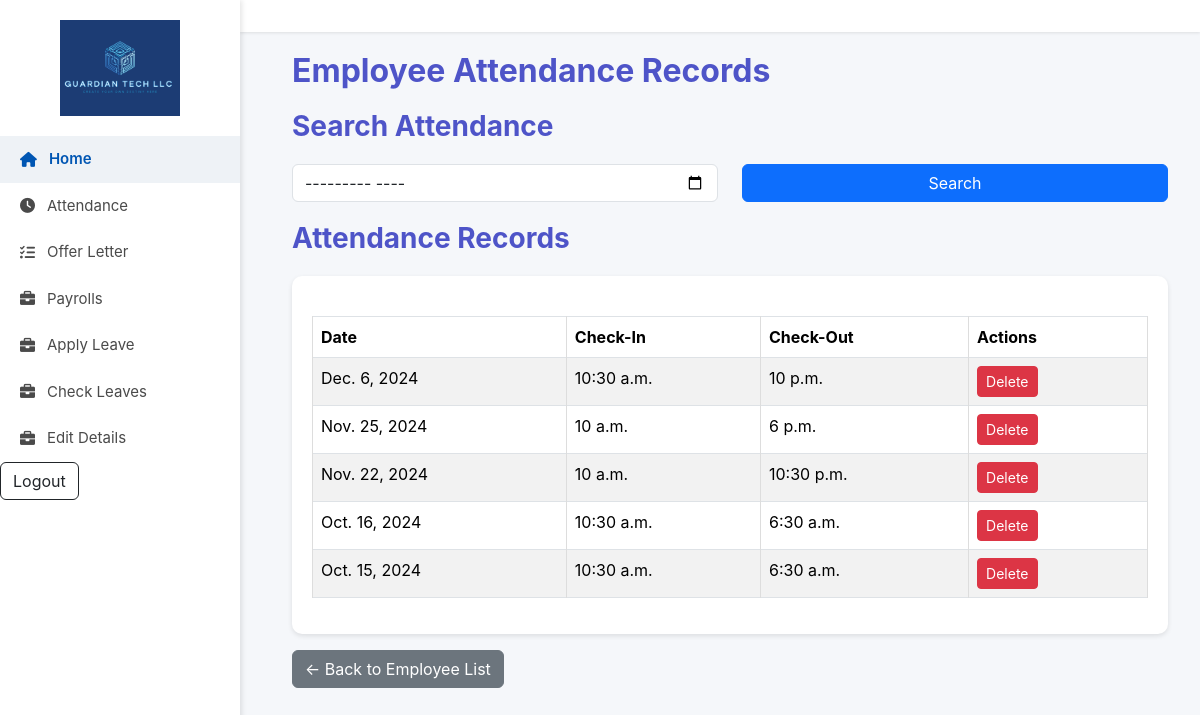
The app's page /employee/2/attendance/ (signed in) with its own data.
### user/models.py (models this page shows, shortened)
class Attendance(models.Model):
    employee = models.ForeignKey(Employee, on_delete=models.CASCADE)
    date = models.DateField()
    status = models.CharField(max_length=10, choices=[('Present', 'Present'), ('Absent', 'Absent')])
    check_in_time = models.TimeField(null=True, blank=True)  # Allow NULL values
    check_out_time = models.TimeField(null=True, blank=True)
    class Meta:
        unique_together = ('employee', 'date')  # Ensures that an employee can only mark attendance once per day

### user/views.py (the view)
# urls.py: path('attendance/', user_view.view_attendance, name='view_attendance'),
@login_required
def attendance(request, employee_id):
    employee = get_object_or_404(Employee, id=employee_id)
    attendance_records = Attendance.objects.filter(employee=employee).order_by('-date')
    month = request.GET.get('month')
    if month:
        try:
            year, month = map(int, month.split('-'))
            attendance_records = attendance_records.filter(date__year=year, date__month=month)
        except ValueError:
            messages.error(request, "Invalid month format. Please use YYYY-MM.")
    return render(
        request,
        'manager/attendance.html',
        {
            'employee': employee,
            'attendance_records': attendance_records,
        }
    )

### templates/manager/attendance.html (shortened to what this page needs)
{% load static %}
<!DOCTYPE html>
<html lang="en">
<head>
  <link href="https://cdnjs.cloudflare.com/ajax/libs/font-awesome/6.0.0/css/all.min.css" rel="stylesheet">
  <link href="https://cdn.jsdelivr.net/npm/bootstrap@5.3.3/dist/css/bootstrap.min.css" rel="stylesheet">
</head>
<body>
  <div class="sidebar">
    <div class="logo">
      <img src="{% static 'images/fulllogo.jpg' %}" alt="Logo">
    </div>
    <a href="{% url 'profile' %}" class="active"><i class="fas fa-home"></i> Home</a>
    <a href="{% url 'view_attendance' %}"><i class="fas fa-clock"></i> Attendance</a>
    <a href="{% url 'view_offer_letter' %}"><i class="fas fa-tasks"></i> Offer Letter</a>
    <a href="{% url 'view_payrolls' %}"><i class="fas fa-briefcase"></i> Payrolls</a>
    <a href="{% url 'apply_leave' %}"><i class="fas fa-briefcase"></i> Apply Leave</a>
    <a href="{% url 'employee_leave_history' %}"><i class="fas fa-briefcase"></i> Check Leaves</a>
    <a href="{% url 'edit_personal_details' %}"><i class="fas fa-briefcase"></i> Edit Details</a>
    <form class="d-flex" action="{% url 'user-logout' %}" method="post">
      <button type="submit" class="btn btn-outline-dark">Logout</button>
    </form>
  </div>
  <nav class="navbar">
  </nav>
  <div class="main-content">
    <div class="container">
      <h2>Employee Attendance Records</h2>
      <h3 class="section-header">Search Attendance</h3>
      <form method="GET" action="{% url 'search_attendance' employee.id %}" class="mb-3">
        <div class="row">
          <div class="col-md-6">
            <input type="month" name="month" class="form-control" placeholder="Search by Month" value="{{ request.GET.month }}">
          </div>
          <div class="col-md-6">
            <button type="submit" class="btn btn-primary w-100">Search</button>
          </div>
        </div>
      </form>
      <h3 class="section-header">Attendance Records</h3>
      <div class="table-container">
        <table class="table table-bordered table-striped">
          <thead>
            <tr>
              <th>Date</th>
              <th>Check-In</th>
              <th>Check-Out</th>
              <th>Actions</th>
            </tr>
          </thead>
          <tbody>
            {% for record in attendance_records %}
            <tr>
              <td>{{ record.date }}</td>
              <td>{{ record.check_in_time|default:"-" }}</td>
              <td>{{ record.check_out_time|default:"-" }}</td>
              <td>
                <div class="btn-group-sm">
                  <a href="{% url 'delete_attendance' record.id %}" class="btn btn-danger" data-bs-toggle="tooltip" title="Delete this record">Delete</a>
                </div>
              </td>
            </tr>
            {% empty %}
            <tr>
              <td colspan="4" class="text-center">No attendance records found for the selected period.</td>
            </tr>
            {% endfor %}
          </tbody>
        </table>
      </div>
      <a href="{% url 'employee_list' %}" class="btn btn-secondary mt-3">&larr; Back to Employee List</a>
    </div>
  </div>
</body>
</html>

### templates/manager/attendance.html (style rules this page uses)
body { font-family: 'Inter', sans-serif; background-color: #f5f7fa; margin: 0; }
.sidebar { width: 240px; height: 100vh; background-color: #fff; position: fixed; top: 0; left: 0; box-shadow: 2px 0 5px rgba(0, 0, 0, 0.1); z-index: 1000; padding: 20px 0; }
.sidebar .logo { text-align: center; margin-bottom: 20px; }
.sidebar .logo img { width: 120px; }
.sidebar a { text-decoration: none; color: #4a4a4a; display: flex; align-items: center; gap: 12px; padding: 12px 20px; font-size: 15px; transition: background-color 0.2s ease, color 0.2s ease; }
.sidebar a:hover, .sidebar a.active { background-color: #eef2f6; color: #0056b3; font-weight: 600; }
.navbar { margin-left: 240px; padding: 1rem 2rem; background-color: #ffffff; box-shadow: 0 1px 3px rgba(0, 0, 0, 0.1); display: flex; align-items: center; justify-content: space-between; position: sticky; top: 0; z-index: 999; }
.main-content { margin-left: 260px; padding: 20px; }
.table-container { background-color: #fff; padding: 20px; border-radius: 10px; box-shadow: 0 2px 5px rgba(0, 0, 0, 0.1); }
h2, h3.section-header { font-weight: bold; margin-bottom: 20px; color: #4e54c8; }
form .row { margin-bottom: 20px; }
table { width: 100%; border-collapse: collapse; margin-top: 20px; }
table th, table td { text-align: left; padding: 12px; border: 1px solid #ddd; }
table th { background-color: #4e54c8; color: #fff; font-weight: bold; }
table a { color: #4e54c8; text-decoration: none; font-weight: bold; }
.btn-group-sm a { margin-right: 10px; }

### records on screen
Attendance: date "Dec. 6, 2024", check_in_time "10:30 a.m.", check_out_time "10 p.m."
Attendance: date "Nov. 25, 2024", check_in_time "10 a.m.", check_out_time "6 p.m."
Attendance: date "Nov. 22, 2024", check_in_time "10 a.m.", check_out_time "10:30 p.m."
Attendance: date "Oct. 16, 2024", check_in_time "10:30 a.m.", check_out_time "6:30 a.m."
Attendance: date "Oct. 15, 2024", check_in_time "10:30 a.m.", check_out_time "6:30 a.m."
